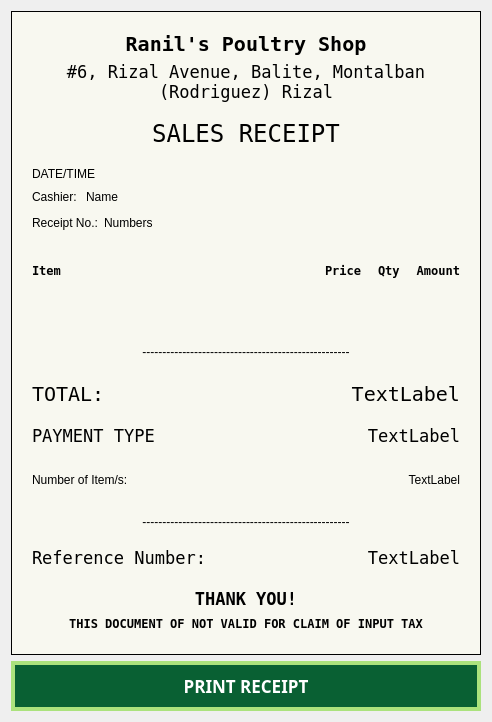
<?xml version="1.0" encoding="UTF-8"?>
<ui version="4.0">
 <class>Dialog</class>
 <widget class="QDialog" name="Dialog">
  <property name="geometry">
   <rect>
    <x>0</x>
    <y>0</y>
    <width>492</width>
    <height>722</height>
   </rect>
  </property>
  <property name="sizePolicy">
   <sizepolicy hsizetype="MinimumExpanding" vsizetype="Preferred">
    <horstretch>0</horstretch>
    <verstretch>0</verstretch>
   </sizepolicy>
  </property>
  <property name="windowTitle">
   <string>Dialog</string>
  </property>
  <layout class="QVBoxLayout" name="verticalLayout_6">
   <item>
    <widget class="QWidget" name="widget" native="true">
     <property name="styleSheet">
      <string notr="true">.QWidget{
background-color: #F8F8F0;
}

#widget{
border: 1px solid black;
}</string>
     </property>
     <layout class="QVBoxLayout" name="verticalLayout_5">
      <property name="leftMargin">
       <number>12</number>
      </property>
      <property name="topMargin">
       <number>12</number>
      </property>
      <property name="rightMargin">
       <number>12</number>
      </property>
      <property name="bottomMargin">
       <number>12</number>
      </property>
      <item>
       <widget class="QWidget" name="widget_2" native="true">
        <layout class="QVBoxLayout" name="verticalLayout_4">
         <property name="bottomMargin">
          <number>0</number>
         </property>
         <item>
          <widget class="QLabel" name="label">
           <property name="font">
            <font>
             <family>Inconsolata</family>
             <pointsize>15</pointsize>
             <bold>true</bold>
            </font>
           </property>
           <property name="text">
            <string>Ranil's Poultry Shop</string>
           </property>
           <property name="alignment">
            <set>Qt::AlignCenter</set>
           </property>
           <property name="wordWrap">
            <bool>true</bool>
           </property>
          </widget>
         </item>
         <item>
          <widget class="QLabel" name="label_2">
           <property name="font">
            <font>
             <family>Inconsolata</family>
             <pointsize>13</pointsize>
            </font>
           </property>
           <property name="text">
            <string>#6, Rizal Avenue, Balite, Montalban (Rodriguez) Rizal</string>
           </property>
           <property name="scaledContents">
            <bool>false</bool>
           </property>
           <property name="alignment">
            <set>Qt::AlignCenter</set>
           </property>
           <property name="wordWrap">
            <bool>true</bool>
           </property>
          </widget>
         </item>
         <item>
          <widget class="QWidget" name="widget_3" native="true">
           <layout class="QVBoxLayout" name="verticalLayout">
            <property name="topMargin">
             <number>0</number>
            </property>
            <property name="bottomMargin">
             <number>0</number>
            </property>
           </layout>
          </widget>
         </item>
        </layout>
       </widget>
      </item>
      <item>
       <widget class="QWidget" name="widget_4" native="true">
        <layout class="QVBoxLayout" name="verticalLayout_3">
         <property name="topMargin">
          <number>0</number>
         </property>
         <property name="bottomMargin">
          <number>0</number>
         </property>
         <item>
          <widget class="QLabel" name="label_4">
           <property name="font">
            <font>
             <family>Inconsolata</family>
             <pointsize>18</pointsize>
            </font>
           </property>
           <property name="text">
            <string>SALES RECEIPT</string>
           </property>
           <property name="alignment">
            <set>Qt::AlignCenter</set>
           </property>
          </widget>
         </item>
        </layout>
       </widget>
      </item>
      <item>
       <widget class="QWidget" name="widget_10" native="true">
        <layout class="QVBoxLayout" name="verticalLayout_2">
         <item>
          <widget class="QLabel" name="DateTime_L">
           <property name="text">
            <string>DATE/TIME</string>
           </property>
          </widget>
         </item>
         <item>
          <widget class="QWidget" name="widget_19" native="true">
           <layout class="QHBoxLayout" name="horizontalLayout_5">
            <property name="leftMargin">
             <number>0</number>
            </property>
            <property name="topMargin">
             <number>0</number>
            </property>
            <property name="rightMargin">
             <number>0</number>
            </property>
            <property name="bottomMargin">
             <number>0</number>
            </property>
            <item>
             <widget class="QLabel" name="label_17">
              <property name="text">
               <string>Cashier: </string>
              </property>
             </widget>
            </item>
            <item>
             <widget class="QLabel" name="UName_L">
              <property name="text">
               <string>Name</string>
              </property>
             </widget>
            </item>
            <item>
             <spacer name="horizontalSpacer_7">
              <property name="orientation">
               <enum>Qt::Horizontal</enum>
              </property>
              <property name="sizeHint" stdset="0">
               <size>
                <width>40</width>
                <height>20</height>
               </size>
              </property>
             </spacer>
            </item>
           </layout>
          </widget>
         </item>
         <item>
          <widget class="QWidget" name="widget_20" native="true">
           <layout class="QHBoxLayout" name="horizontalLayout_9">
            <property name="leftMargin">
             <number>0</number>
            </property>
            <property name="topMargin">
             <number>0</number>
            </property>
            <property name="rightMargin">
             <number>0</number>
            </property>
            <property name="bottomMargin">
             <number>0</number>
            </property>
            <item>
             <widget class="QLabel" name="label_18">
              <property name="text">
               <string>Receipt No.:</string>
              </property>
             </widget>
            </item>
            <item>
             <widget class="QLabel" name="ReceiptNo_L">
              <property name="text">
               <string>Numbers</string>
              </property>
             </widget>
            </item>
            <item>
             <spacer name="horizontalSpacer_8">
              <property name="orientation">
               <enum>Qt::Horizontal</enum>
              </property>
              <property name="sizeHint" stdset="0">
               <size>
                <width>40</width>
                <height>20</height>
               </size>
              </property>
             </spacer>
            </item>
           </layout>
          </widget>
         </item>
        </layout>
       </widget>
      </item>
      <item>
       <widget class="QWidget" name="widget_15" native="true">
        <layout class="QHBoxLayout" name="horizontalLayout_7">
         <property name="bottomMargin">
          <number>0</number>
         </property>
         <item>
          <widget class="QLabel" name="label_9">
           <property name="font">
            <font>
             <family>Inconsolata</family>
             <bold>true</bold>
            </font>
           </property>
           <property name="text">
            <string>Item</string>
           </property>
          </widget>
         </item>
         <item>
          <spacer name="horizontalSpacer_6">
           <property name="orientation">
            <enum>Qt::Horizontal</enum>
           </property>
           <property name="sizeHint" stdset="0">
            <size>
             <width>40</width>
             <height>20</height>
            </size>
           </property>
          </spacer>
         </item>
         <item>
          <widget class="QLabel" name="label_8">
           <property name="font">
            <font>
             <family>Inconsolata</family>
             <bold>true</bold>
            </font>
           </property>
           <property name="text">
            <string>Price</string>
           </property>
          </widget>
         </item>
         <item>
          <spacer name="horizontalSpacer_5">
           <property name="orientation">
            <enum>Qt::Horizontal</enum>
           </property>
           <property name="sizeType">
            <enum>QSizePolicy::Fixed</enum>
           </property>
           <property name="sizeHint" stdset="0">
            <size>
             <width>10</width>
             <height>20</height>
            </size>
           </property>
          </spacer>
         </item>
         <item>
          <widget class="QLabel" name="label_3">
           <property name="font">
            <font>
             <family>Inconsolata</family>
             <bold>true</bold>
            </font>
           </property>
           <property name="text">
            <string>Qty</string>
           </property>
          </widget>
         </item>
         <item>
          <spacer name="horizontalSpacer_4">
           <property name="orientation">
            <enum>Qt::Horizontal</enum>
           </property>
           <property name="sizeType">
            <enum>QSizePolicy::Fixed</enum>
           </property>
           <property name="sizeHint" stdset="0">
            <size>
             <width>10</width>
             <height>20</height>
            </size>
           </property>
          </spacer>
         </item>
         <item>
          <widget class="QLabel" name="label_13">
           <property name="font">
            <font>
             <family>Inconsolata</family>
             <bold>true</bold>
            </font>
           </property>
           <property name="text">
            <string>Amount</string>
           </property>
           <property name="alignment">
            <set>Qt::AlignRight|Qt::AlignTrailing|Qt::AlignVCenter</set>
           </property>
          </widget>
         </item>
        </layout>
       </widget>
      </item>
      <item>
       <widget class="QWidget" name="ProdList_w" native="true"/>
      </item>
      <item>
       <widget class="QWidget" name="widget_17" native="true">
        <layout class="QVBoxLayout" name="verticalLayout_11">
         <property name="leftMargin">
          <number>0</number>
         </property>
         <property name="topMargin">
          <number>0</number>
         </property>
         <property name="rightMargin">
          <number>0</number>
         </property>
         <property name="bottomMargin">
          <number>0</number>
         </property>
         <item>
          <widget class="QLabel" name="label_7">
           <property name="text">
            <string>----------------------------------------------------</string>
           </property>
           <property name="alignment">
            <set>Qt::AlignCenter</set>
           </property>
          </widget>
         </item>
        </layout>
       </widget>
      </item>
      <item>
       <widget class="QWidget" name="widget_6" native="true">
        <layout class="QHBoxLayout" name="horizontalLayout_3">
         <property name="topMargin">
          <number>0</number>
         </property>
         <property name="bottomMargin">
          <number>0</number>
         </property>
         <item>
          <widget class="QLabel" name="label_6">
           <property name="font">
            <font>
             <family>Inconsolata</family>
             <pointsize>15</pointsize>
            </font>
           </property>
           <property name="text">
            <string>TOTAL:</string>
           </property>
          </widget>
         </item>
         <item>
          <widget class="QLabel" name="TotalPrice_L">
           <property name="font">
            <font>
             <family>Inconsolata</family>
             <pointsize>15</pointsize>
            </font>
           </property>
           <property name="text">
            <string>TextLabel</string>
           </property>
           <property name="alignment">
            <set>Qt::AlignRight|Qt::AlignTrailing|Qt::AlignVCenter</set>
           </property>
          </widget>
         </item>
        </layout>
       </widget>
      </item>
      <item>
       <widget class="QWidget" name="widget_7" native="true">
        <layout class="QHBoxLayout" name="horizontalLayout_4">
         <property name="topMargin">
          <number>0</number>
         </property>
         <property name="bottomMargin">
          <number>0</number>
         </property>
         <item>
          <widget class="QLabel" name="PMethod_L">
           <property name="font">
            <font>
             <family>Inconsolata</family>
             <pointsize>13</pointsize>
            </font>
           </property>
           <property name="text">
            <string>PAYMENT TYPE</string>
           </property>
          </widget>
         </item>
         <item>
          <widget class="QLabel" name="APaid_L">
           <property name="font">
            <font>
             <family>Inconsolata</family>
             <pointsize>13</pointsize>
            </font>
           </property>
           <property name="text">
            <string>TextLabel</string>
           </property>
           <property name="alignment">
            <set>Qt::AlignRight|Qt::AlignTrailing|Qt::AlignVCenter</set>
           </property>
          </widget>
         </item>
        </layout>
       </widget>
      </item>
      <item>
       <widget class="QWidget" name="widget_16" native="true">
        <layout class="QHBoxLayout" name="horizontalLayout_8">
         <property name="topMargin">
          <number>0</number>
         </property>
         <property name="bottomMargin">
          <number>0</number>
         </property>
         <item>
          <widget class="QLabel" name="label_14">
           <property name="text">
            <string>Number of Item/s:</string>
           </property>
          </widget>
         </item>
         <item>
          <widget class="QLabel" name="INumber_L">
           <property name="text">
            <string>TextLabel</string>
           </property>
           <property name="alignment">
            <set>Qt::AlignRight|Qt::AlignTrailing|Qt::AlignVCenter</set>
           </property>
          </widget>
         </item>
        </layout>
       </widget>
      </item>
      <item>
       <widget class="QWidget" name="widget_18" native="true">
        <layout class="QVBoxLayout" name="verticalLayout_12">
         <property name="leftMargin">
          <number>0</number>
         </property>
         <property name="topMargin">
          <number>0</number>
         </property>
         <property name="rightMargin">
          <number>0</number>
         </property>
         <property name="bottomMargin">
          <number>0</number>
         </property>
         <item>
          <widget class="QLabel" name="label_5">
           <property name="text">
            <string>----------------------------------------------------</string>
           </property>
           <property name="alignment">
            <set>Qt::AlignCenter</set>
           </property>
          </widget>
         </item>
        </layout>
       </widget>
      </item>
      <item>
       <widget class="QWidget" name="widget_8" native="true">
        <layout class="QHBoxLayout" name="horizontalLayout_6">
         <property name="topMargin">
          <number>0</number>
         </property>
         <property name="bottomMargin">
          <number>12</number>
         </property>
         <item>
          <widget class="QLabel" name="label_10">
           <property name="font">
            <font>
             <family>Inconsolata</family>
             <pointsize>13</pointsize>
            </font>
           </property>
           <property name="text">
            <string>Reference Number: </string>
           </property>
           <property name="alignment">
            <set>Qt::AlignLeading|Qt::AlignLeft|Qt::AlignVCenter</set>
           </property>
          </widget>
         </item>
         <item>
          <widget class="QLabel" name="GCRef_L">
           <property name="font">
            <font>
             <family>Inconsolata</family>
             <pointsize>13</pointsize>
            </font>
           </property>
           <property name="text">
            <string>TextLabel</string>
           </property>
           <property name="alignment">
            <set>Qt::AlignRight|Qt::AlignTrailing|Qt::AlignVCenter</set>
           </property>
          </widget>
         </item>
        </layout>
       </widget>
      </item>
      <item>
       <widget class="QWidget" name="widget_9" native="true">
        <layout class="QVBoxLayout" name="verticalLayout_10">
         <property name="topMargin">
          <number>0</number>
         </property>
         <property name="bottomMargin">
          <number>12</number>
         </property>
         <item>
          <widget class="QLabel" name="label_11">
           <property name="font">
            <font>
             <family>Inconsolata</family>
             <pointsize>13</pointsize>
             <bold>true</bold>
            </font>
           </property>
           <property name="text">
            <string>THANK YOU!</string>
           </property>
           <property name="alignment">
            <set>Qt::AlignCenter</set>
           </property>
          </widget>
         </item>
         <item>
          <widget class="QLabel" name="label_16">
           <property name="font">
            <font>
             <family>Inconsolata</family>
             <bold>true</bold>
            </font>
           </property>
           <property name="text">
            <string>THIS DOCUMENT OF NOT VALID FOR CLAIM OF INPUT TAX</string>
           </property>
           <property name="alignment">
            <set>Qt::AlignCenter</set>
           </property>
           <property name="wordWrap">
            <bool>true</bool>
           </property>
          </widget>
         </item>
        </layout>
       </widget>
      </item>
     </layout>
    </widget>
   </item>
   <item>
    <widget class="QWidget" name="widget_5" native="true">
     <property name="sizePolicy">
      <sizepolicy hsizetype="Minimum" vsizetype="Minimum">
       <horstretch>0</horstretch>
       <verstretch>0</verstretch>
      </sizepolicy>
     </property>
     <property name="maximumSize">
      <size>
       <width>16777215</width>
       <height>50</height>
      </size>
     </property>
     <property name="styleSheet">
      <string notr="true">.QPushButton{
	background-color: rgb(9, 96, 51);
	color: rgb(255, 255, 255);
	border:4px solid rgb(171, 226, 125);
}</string>
     </property>
     <layout class="QVBoxLayout" name="verticalLayout_8">
      <property name="spacing">
       <number>0</number>
      </property>
      <property name="leftMargin">
       <number>0</number>
      </property>
      <property name="topMargin">
       <number>0</number>
      </property>
      <property name="rightMargin">
       <number>0</number>
      </property>
      <property name="bottomMargin">
       <number>0</number>
      </property>
      <item>
       <widget class="QPushButton" name="Print_btn">
        <property name="sizePolicy">
         <sizepolicy hsizetype="MinimumExpanding" vsizetype="MinimumExpanding">
          <horstretch>0</horstretch>
          <verstretch>0</verstretch>
         </sizepolicy>
        </property>
        <property name="minimumSize">
         <size>
          <width>25</width>
          <height>35</height>
         </size>
        </property>
        <property name="font">
         <font>
          <family>DM Sans</family>
          <pointsize>13</pointsize>
          <bold>true</bold>
         </font>
        </property>
        <property name="text">
         <string>PRINT RECEIPT</string>
        </property>
       </widget>
      </item>
     </layout>
    </widget>
   </item>
  </layout>
 </widget>
 <resources/>
 <connections/>
</ui>
